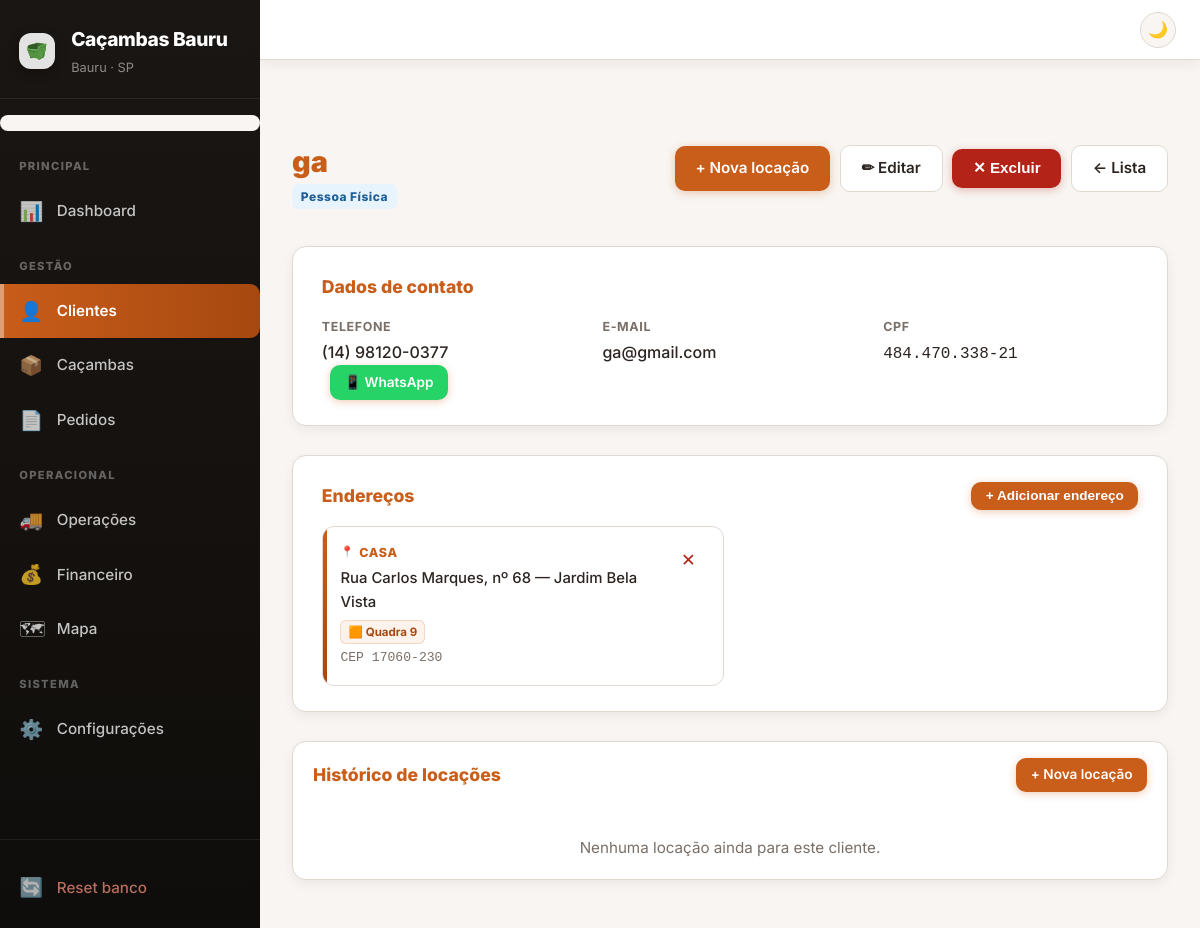
Screenshot of /clientes/1 with the database file from the repository.
### tables this page shows
CREATE TABLE clientes (
            id INTEGER PRIMARY KEY AUTOINCREMENT,
            tipo_pessoa TEXT NOT NULL DEFAULT 'pf',
            nome TEXT NOT NULL,
            cpf TEXT NOT NULL DEFAULT '',
            cnpj TEXT NOT NULL DEFAULT '',
            razao_social TEXT NOT NULL DEFAULT '',
            telefone TEXT NOT NULL,
            email TEXT DEFAULT '',
            endereco TEXT DEFAULT '',
            cep TEXT NOT NULL DEFAULT '',
            rua TEXT NOT NULL DEFAULT '',
            numero TEXT NOT NULL DEFAULT '',
            complemento TEXT NOT NULL DEFAULT ''
        );

CREATE TABLE enderecos_cliente (
            id INTEGER PRIMARY KEY AUTOINCREMENT,
            cliente_id INTEGER NOT NULL,
            cep TEXT NOT NULL DEFAULT '',
            rua TEXT NOT NULL DEFAULT '',
            quadra TEXT NOT NULL DEFAULT '',
            numero TEXT NOT NULL DEFAULT '',
            bairro TEXT NOT NULL DEFAULT '',
            complemento TEXT NOT NULL DEFAULT '',
            apelido TEXT NOT NULL DEFAULT '',
            FOREIGN KEY (cliente_id) REFERENCES clientes(id)
        );

### app.py (the view)
@app.route("/clientes/<int:cid>")
def cliente_detalhe(cid):
    conn = get_conn()
    c = conn.execute(
        "SELECT id,tipo_pessoa,nome,cpf,cnpj,razao_social,telefone,email,cep,rua,numero,complemento"
        " FROM clientes WHERE id=?", (cid,)
    ).fetchone()
    if not c:
        conn.close()
        flash("Cliente não encontrado.","erro")
        return redirect(url_for("clientes"))
    enderecos = conn.execute(
        "SELECT id,apelido,cep,rua,quadra,numero,bairro,complemento"
        " FROM enderecos_cliente WHERE cliente_id=? ORDER BY id", (cid,)
    ).fetchall()
    pedidos = conn.execute(
        """SELECT p.id,p.status,p.pago,p.capacidade_m3,p.endereco_obra,
                  p.obra_rua,p.obra_quadra,p.obra_numero,p.obra_bairro,
                  p.data_inicio,p.data_fim_prevista,p.data_fim_real,p.motorista_entrega,
                  p.motorista_retirada,p.observacoes,p.criado_em,
                  ca.codigo AS cacamba_codigo
           FROM pedidos p LEFT JOIN cacambas ca ON ca.id=p.cacamba_id
           WHERE p.cliente_id=? ORDER BY p.id DESC""", (cid,)
    ).fetchall()
    conn.close()
    return render_template("cliente_detalhe.html",
        cliente=c, enderecos=enderecos, pedidos=pedidos,
        hoje=date.today().isoformat())

### app.py (called while the page is built)
def _get_config():
    conn = get_conn()
    cfg = {r["chave"]: r["valor"] for r in conn.execute("SELECT chave,valor FROM config").fetchall()}
    conn.close()
    return cfg

def _dias_locacao(config=None):
    if config is None:
        config = _get_config()
    try:
        return max(1, min(int(config.get("dias_locacao","7")), 30))
    except ValueError:
        return 7

def _get_motoristas():
    conn = get_conn()
    rows = [r["nome"] for r in conn.execute("SELECT nome FROM motoristas ORDER BY nome").fetchall()]
    conn.close()
    return rows

### database.py (called while the page is built)
def get_conn():
    conn = sqlite3.connect(DB_PATH)
    conn.row_factory = sqlite3.Row
    conn.create_function("NORM", 1, _norm)
    return conn

### templates/cliente_detalhe.html (shortened to what this page needs)
{% extends "base.html" %}
{% block content %}
<section class="page-head">
  <div>
    <h2>{{ cliente.nome }}</h2>
    <p>
      <span class="badge-tipo {% if cliente.tipo_pessoa == 'pj' %}badge-pj{% else %}badge-pf{% endif %}">
        {{ 'Pessoa Jurídica' if cliente.tipo_pessoa == 'pj' else 'Pessoa Física' }}
      </span>
    </p>
  </div>
  <div class="actions">
    <a class="btn" href="{{ url_for('pedido_novo', cliente_id=cliente.id) }}">+ Nova locação</a>
    <a class="btn btn-sec" href="{{ url_for('cliente_editar', cid=cliente.id) }}">✏ Editar</a>
    <form method="post" action="{{ url_for('cliente_excluir', cid=cliente.id) }}" class="inline-form"
          onsubmit="return confirm('Excluir este cliente permanentemente?')">
      <button type="submit" class="btn btn-danger">✕ Excluir</button>
    </form>
    <a class="btn btn-sec" href="{{ url_for('clientes') }}">← Lista</a>
  </div>
</section>
<div class="card">
  <h3 class="card-title">Dados de contato</h3>
  <div class="detalhe-grid">
      <div>
        <span class="detalhe-label">Telefone</span>
        <span class="detalhe-val">
          {{ cliente.telefone }}
          {% if cliente.telefone %}
          <a href="https://wa.me/55{{ cliente.telefone|replace(' ','')|replace('(','')|replace(')','')|replace('-','') }}?text=Olá, sua caçamba será entregue hoje."
             target="_blank" class="btn btn-sm" style="margin-left:.5rem; background:#25D366; color:white; border:none;">
            📱 WhatsApp
          </a>
          {% endif %}
        </span>
      </div>
    <div>
      <span class="detalhe-label">E-mail</span>
      <span class="detalhe-val">{{ cliente.email or '—' }}</span>
    </div>
    <div>
      <span class="detalhe-label">{% if cliente.tipo_pessoa == 'pj' %}CNPJ{% else %}CPF{% endif %}</span>
      <span class="detalhe-val mono">
        {% if cliente.tipo_pessoa == 'pj' and cliente.cnpj and cliente.cnpj|length == 14 %}
          {{ cliente.cnpj[0:2] }}.{{ cliente.cnpj[2:5] }}.{{ cliente.cnpj[5:8] }}/{{ cliente.cnpj[8:12] }}-{{ cliente.cnpj[12:14] }}
        {% elif cliente.cpf and cliente.cpf|length == 11 %}
          {{ cliente.cpf[0:3] }}.{{ cliente.cpf[3:6] }}.{{ cliente.cpf[6:9] }}-{{ cliente.cpf[9:11] }}
        {% else %}—{% endif %}
      </span>
    </div>
  </div>
</div>
<div class="card">
  <div class="card-head-row">
    <h3 class="card-title">Endereços</h3>
    <button class="btn btn-sm" type="button" onclick="toggleForm('form-end')">+ Adicionar endereço</button>
  </div>
  {% if enderecos %}
  <div class="enderecos-lista">
    {% for e in enderecos %}
    <div class="endereco-item">
      <div class="endereco-info">
        {% if e.apelido %}<strong class="end-apelido">{{ e.apelido }}</strong>{% endif %}
        <span class="end-rua">
          {{ e.rua }}
          {%- if e.numero %}, nº {{ e.numero }}{% endif %}
          {%- if e.bairro %} — {{ e.bairro }}{% endif %}
        </span>
        {% if e.quadra %}
          <span class="end-quadra-badge">🟧 Quadra {{ e.quadra }}</span>
        {% endif %}
        {% if e.cep and e.cep|length == 8 %}<small class="muted mono">CEP {{ e.cep[0:5] }}-{{ e.cep[5:8] }}</small>{% endif %}
      </div>
      <form method="post" action="{{ url_for('cliente_endereco_excluir', cid=cliente.id, eid=e.id) }}"
            onsubmit="return confirm('Remover este endereço?')">
        <button type="submit" class="btn-icon-danger" title="Remover">✕</button>
      </form>
    </div>
    {% endfor %}
  </div>
  {% else %}
  <p class="muted" style="margin:.5rem 0 0; font-size:.9rem">Nenhum endereço adicional. Clique em "+ Adicionar endereço" para incluir.</p>
  {% endif %}
</div>
<div class="card table-wrap">
  <div class="card-head-row" style="padding:1rem 1.25rem .5rem">
    <h3 class="card-title">Histórico de locações</h3>
    <a class="btn btn-sm" href="{{ url_for('pedido_novo', cliente_id=cliente.id) }}">+ Nova locação</a>
  </div>
  {% if pedidos %}
  <table class="tabela-dados">
    <thead>
      <tr>
        <th>#</th>
        <th>Endereço da obra</th>
        <th>Tam.</th>
        <th>Retirada</th>
        <th>Caçamba</th>
        <th>Status</th>
        <th>Pagamento</th>
      </tr>
    </thead>
    <tbody>
      {% for p in pedidos %}
      {% set vencida = p.data_fim_prevista and p.data_fim_prevista < hoje and p.status != 'finalizado' %}
      <tr class="{% if vencida %}linha-vencida{% endif %}">
        <td class="mono">#{{ p.id }}</td>
        <td class="cel-obra-pedido">
          {{ p.obra_rua or p.endereco_obra or '—' }}
          {%- if p.obra_quadra %}, Q.{{ p.obra_quadra }}{% endif %}
          {%- if p.obra_numero %}, nº {{ p.obra_numero }}{% endif %}
          {% if p.obra_bairro %}<br><small class="muted">{{ p.obra_bairro }}</small>{% endif %}
          {% if p.observacoes %}<br><small class="muted">Obs: {{ p.observacoes }}</small>{% endif %}
        </td>
        <td><strong>{{ p.capacidade_m3 }} m³</strong></td>
        <td>
          {% if p.status in ['cancelado','finalizado'] and p.data_fim_real %}
            {{ p.data_inicio }} a {{ p.data_fim_real }}
          {% else %}
            {{ p.data_fim_prevista or 'na entrega' }}
          {% endif %}
          {% if p.motorista_entrega %}<br><small class="muted">Entregue por {{ p.motorista_entrega }}</small>{% endif %}
          {% if p.motorista_retirada %}<br><small class="muted">Retirada por {{ p.motorista_retirada }}</small>{% endif %}
          {% if vencida %}<br><span class="badge-vencido">vencida</span>{% endif %}
        </td>
        <td>{{ p.cacamba_codigo or '—' }}</td>
        <td><span class="status-chip status-{{ p.status }}">{{ p.status.replace('_',' ') }}</span></td>
        <td>
          {% if p.pago %}
            <span class="badge-pago">✓ Pago</span>
          {% else %}
            <span class="badge-nao-pago">Pendente</span>
            <form class="inline-form" method="post" action="{{ url_for('pedido_pagar', pid=p.id) }}">
              <input type="hidden" name="origem" value="cliente_{{ cliente.id }}">
              <button type="submit" class="btn-pagar">Marcar pago</button>
            </form>
          {% endif %}
        </td>
      </tr>
      {% endfor %}
    </tbody>
  </table>
  {% else %}
  <div class="empty-state">Nenhuma locação ainda para este cliente.</div>
  {% endif %}
</div>
{% endblock %}

### rows the page displays
clientes: nome "ga", tipo_pessoa "Pessoa Física", telefone "(14) 98120-0377", email "ga@gmail.com", cpf "484", cpf "470", cpf "338", cpf "21"
enderecos_cliente: apelido "CASA", rua "Rua Carlos Marques", numero "68", bairro "Jardim Bela Vista", quadra "9", cep "17060", cep "230"

### other values shown
{{ empresa_nome or 'Caçambas' }} "Caçambas Bauru"
{{ empresa_fone or 'Bauru · SP' }} "Bauru · SP"
